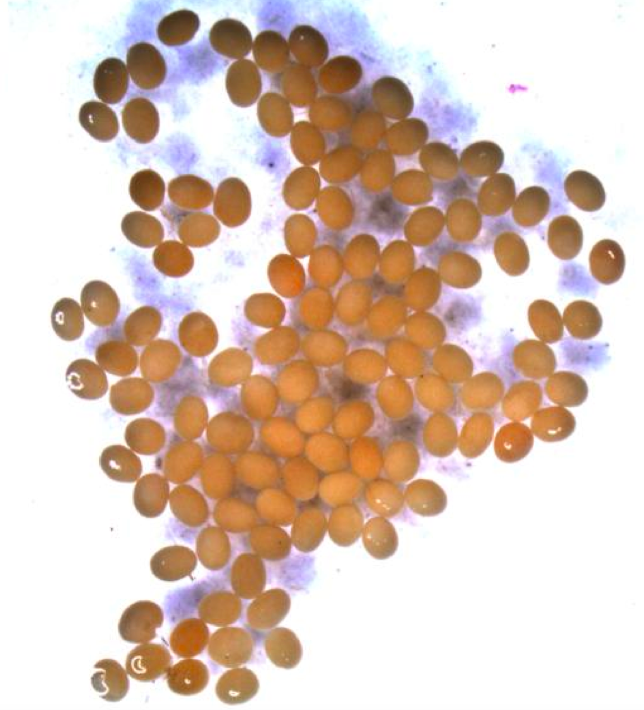
#> input picture prototipo/sicov/recurso/imagem/amostras/egges_2.png, 644 x 710 px, found by its file name
$ python tes.py   (older library calls are emulated)
#> lines starting #> are read from the running program, lines starting #| are printed output that depends on the picture
### prototipo/sicov/bin/processamento/ProcessamentoDeImagem.py
import numpy as np
from PIL import Image, ImageTk
from processamento.PreProcessadorDeImagem import PreProcessadorDeImagem as PDI
from processamento.SegmentadorDeImagem import SegmentadorDeImagem as SDI
from .ExtracaoDeCaracteristicas.MedidasOvos import MedidasOvos as MO
from .ExtracaoDeCaracteristicas.mask import AplicarMascara as AM
from PIL import Image
import cv2
import time
class ProcessamentoDeImagem:
    def __init__(self):
        self.PDI = PDI()
        self.SDI = SDI()
        self.AM = AM()
        self.Medidas = MO()

    # [20 lines left out: functions PreProcessamento, ExtrairCaracteristicas, not called in this run]

### prototipo/sicov/bin/tes.py
import cv2
from processamento.ProcessamentoDeImagem import ProcessamentoDeImagem as ProDI
from processamento.ContaOvos import conta
import numpy as np
class t:
    def __init__(self):
        self.img = cv2.imread('C:\\Users\\rhuan\\Desktop\\egges_2.png')
#> self.img is the input picture: shape (710, 644, 3); mean B, G, R 185.4, 197.9, 219
        #self.img = cv2.cvtColor(self.img, cv2.COLOR_BGR2HSV)
        #self.img = cv2.GaussianBlur(self.img, (7, 7), -1)
        self.img = cv2.cvtColor(self.img, cv2.COLOR_BGR2GRAY)
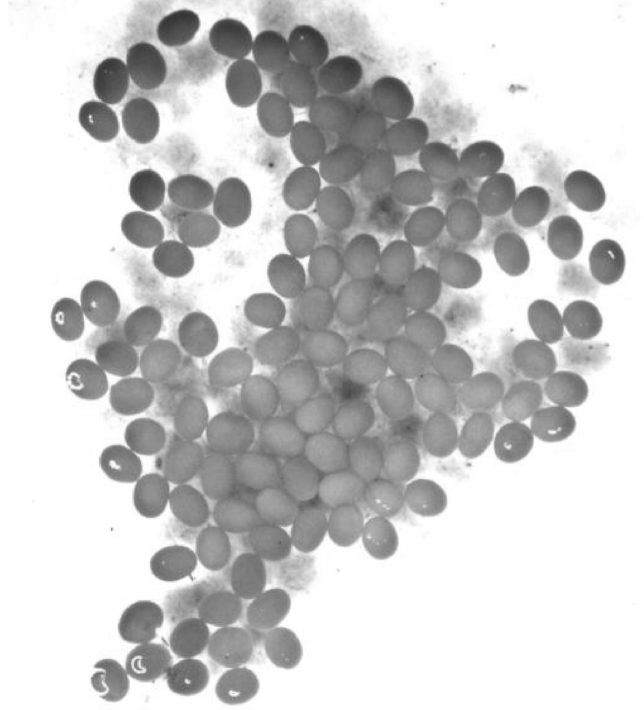
#> self.img: shape (710, 644); min 52, max 255, mean 202.8
        self.pd = ProDI()
        i = conta(self.img)
        #ret,self.img  = cv2.threshold(self.img , 127, 255, cv2.THRESH_BINARY_INV)


        cv2.drawContours(self.img, i[0], -1, (255, 0, 0), 2)
        #o, img =self.pd.ExtrairCaracteristicas(imagem=self.img)
        cv2.imshow('teste'+str(len(i[0])), self.img)
        cv2.waitKey()

t()
#> (the call stopped at in __init__, `self.PDI = PDI()`: processamento is not available in this run)

$ run again, with prototipo/sicov/recurso/imagem/amostras/egges_1.png copied over prototipo/sicov/recurso/imagem/amostras/egges_2.png
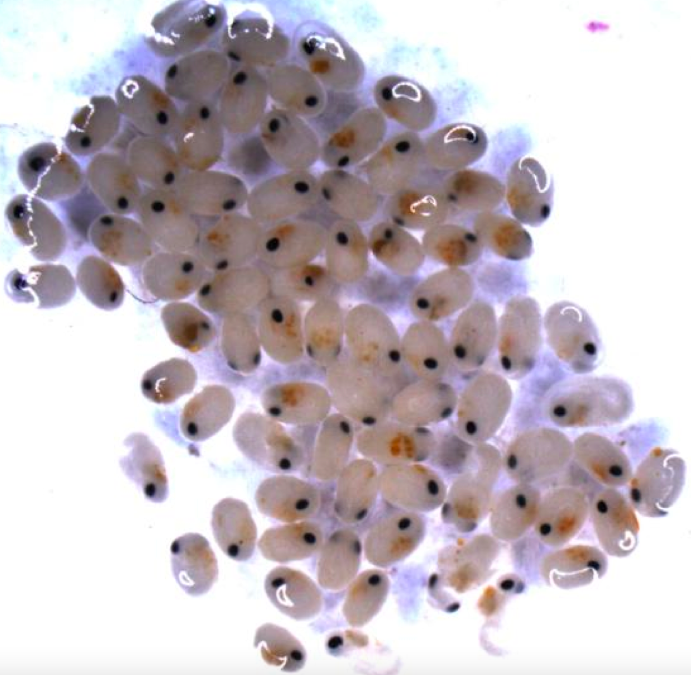
#> input picture prototipo/sicov/recurso/imagem/amostras/egges_1.png, 691 x 675 px, found by its file name
#> in __init__, self.img is the input picture: shape (675, 691, 3); mean B, G, R 194.4, 187.8, 197.4
#> in __init__, `self.img = cv2.cvtColor(self.img, cv2.COLOR_BGR2GRAY)`:
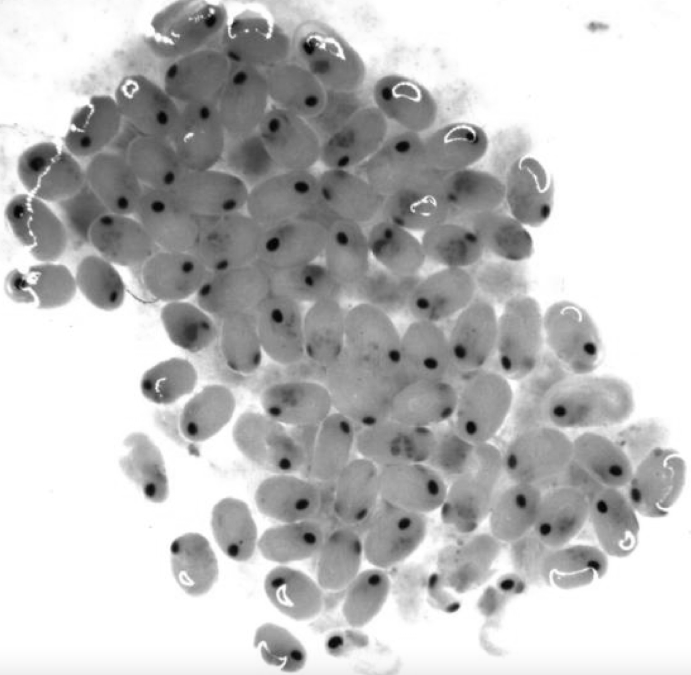
#> self.img: shape (675, 691); min 2, max 255, mean 191.4

$ run again, with prototipo/sicov/recurso/imagem/amostras/egges_10.png copied over prototipo/sicov/recurso/imagem/amostras/egges_2.png
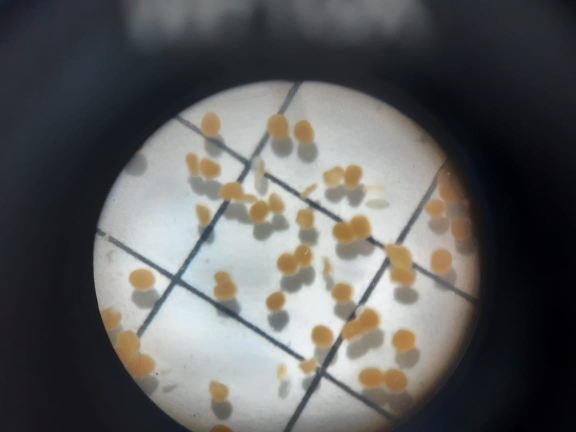
#> input picture prototipo/sicov/recurso/imagem/amostras/egges_10.png, 1152 x 864 px, found by its file name (shown at 1/2 size)
#> in __init__, self.img is the input picture: shape (864, 1152, 3); mean B, G, R 92.6, 92.9, 92.9
#> in __init__, `self.img = cv2.cvtColor(self.img, cv2.COLOR_BGR2GRAY)`:
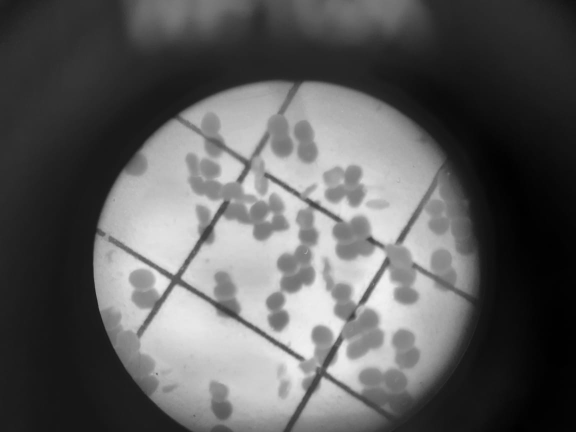
#> self.img: shape (864, 1152) (shown at 1/2 size); min 1, max 243, mean 92.8

$ run again, with prototipo/sicov/recurso/imagem/amostras/egges_11.png copied over prototipo/sicov/recurso/imagem/amostras/egges_2.png
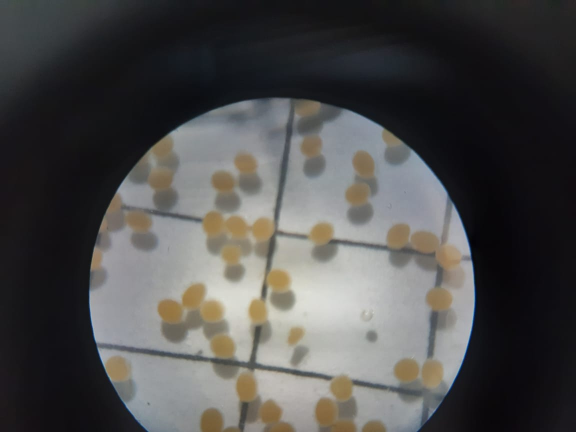
#> input picture prototipo/sicov/recurso/imagem/amostras/egges_11.png, 1152 x 864 px, found by its file name (shown at 1/2 size)
#> in __init__, self.img is the input picture: shape (864, 1152, 3); mean B, G, R 75.9, 76.4, 77.1
#> in __init__, `self.img = cv2.cvtColor(self.img, cv2.COLOR_BGR2GRAY)`:
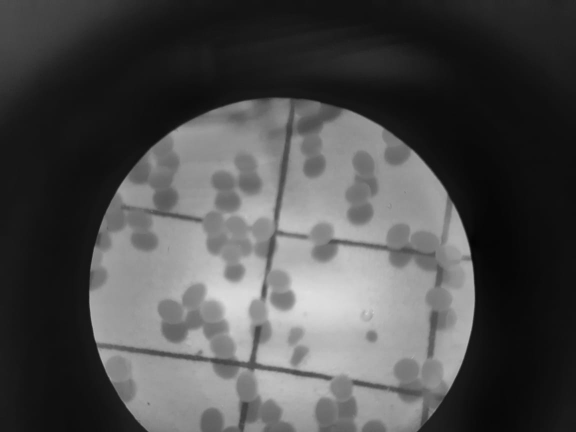
#> self.img: shape (864, 1152) (shown at 1/2 size); min 4, max 224, mean 76.6
